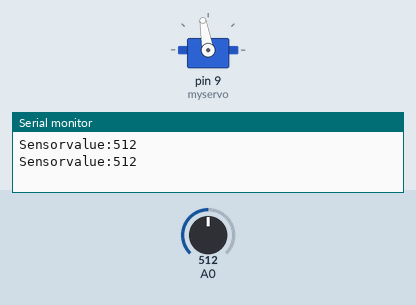
Recording of a sketch running on a simulated Arduino Uno, built with avr-gcc and run on an emulated ATmega328P. Shown: servo, the last lines printed to the serial monitor. Inputs (shaded band) come from the test bench; at power-on: A0 = 512.

Above: at 4.0 s.
4.1 s: A0 set to 557
At 6.0 s:
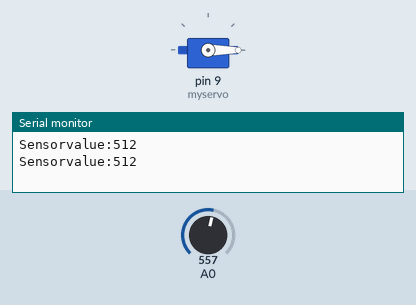
8.3 s: A0 set to 587
At 8.54 s:
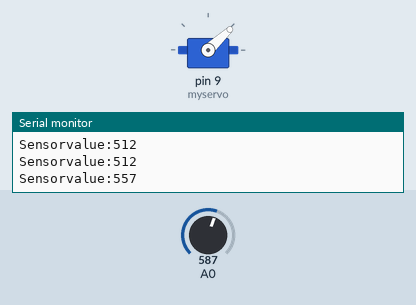
Timing chart, 0 to 11.3 s (numbered marks = the images above; inputs shaded):
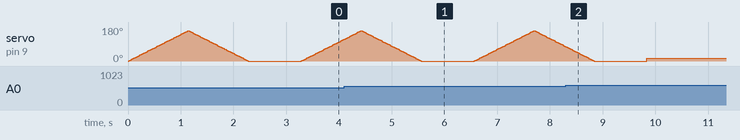

The sketch:

automatic_wiper.ino
```cpp
#include <Servo.h>
Servo myservo;
int pos = 0;

void setup() {
  Serial.begin(9600);
  myservo.attach(9);
}

void loop() {
  int sensorValue = analogRead(A0);
  Serial.print("Sensorvalue:");
  Serial.println(sensorValue);
  if (sensorValue<570)
  {
    for (pos = 0; pos<= 160; pos += 1) {
    // in steps of 1 degree
      myservo.write(pos);
      delay(7);
    }
    for (pos = 160; pos>= 0; pos -= 1) {
      myservo.write(pos);
      delay(7);
    }
  }
  else {
    myservo.write(15);
  }
  delay(1000);
}
```

Measured:
- the behaviour switches between 569 and 570 on A0 (found by bisection; images 1 and 2)
